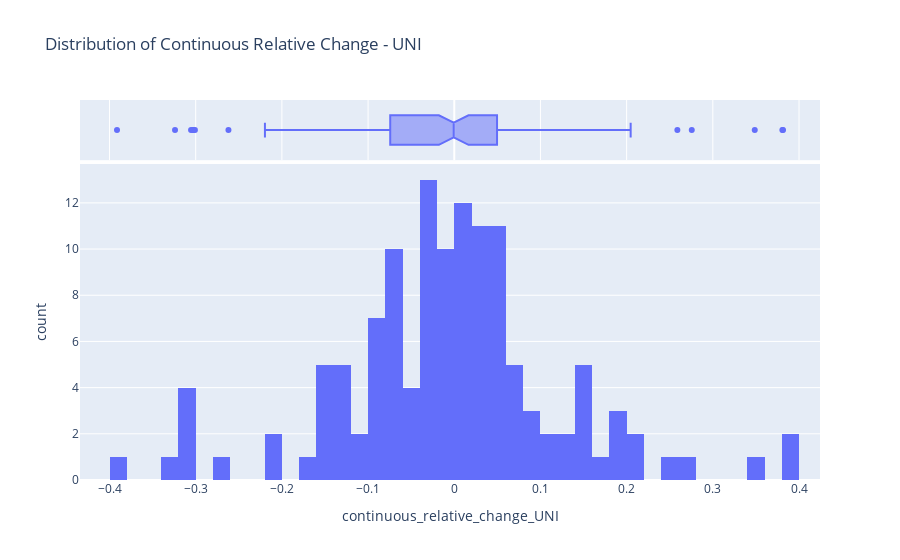
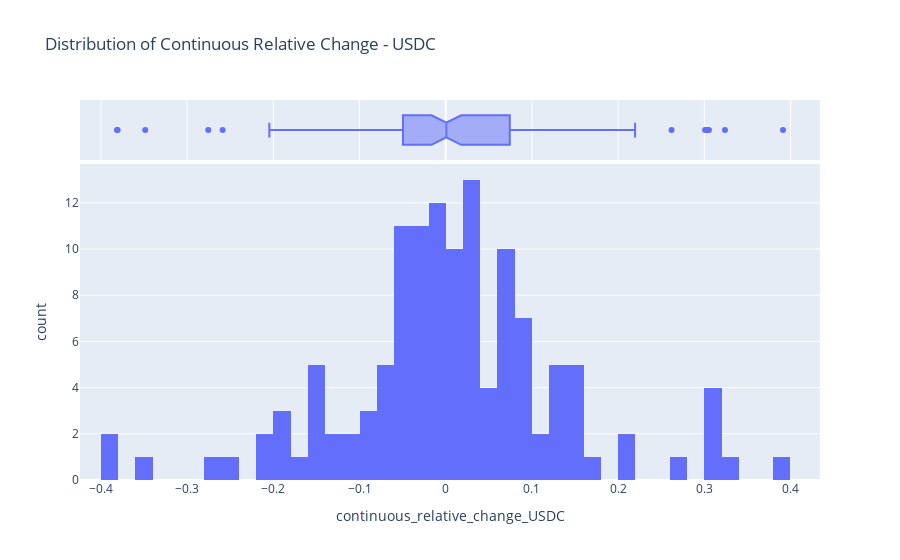

Notebook code cell kept with these figures, in order:
### Code cell
import numpy as np


# Calculate the continuous relative change for 'pair0_cost'
df['continuous_relative_change_UNI'] = np.log(df['pair0_cost'] / df['pair0_cost'].shift(1))

# Calculate the continuous relative change for 'pair1_cost'
df['continuous_relative_change_USDC'] = np.log(df['pair1_cost'] / df['pair1_cost'].shift(1))

# Drop NaN values resulting from the diff and shift operations
df.dropna(inplace=True)

# Plot interactive distribution graphs for continuous relative changes
fig_continuous_uni = px.histogram(df, x='continuous_relative_change_UNI', title='Distribution of Continuous Relative Change - UNI', marginal='box', nbins=50)
fig_continuous_usdc = px.histogram(df, x='continuous_relative_change_USDC', title='Distribution of Continuous Relative Change - USDC', marginal='box', nbins=50)

# Display the graphs

fig_continuous_uni.show()
fig_continuous_usdc.show()
